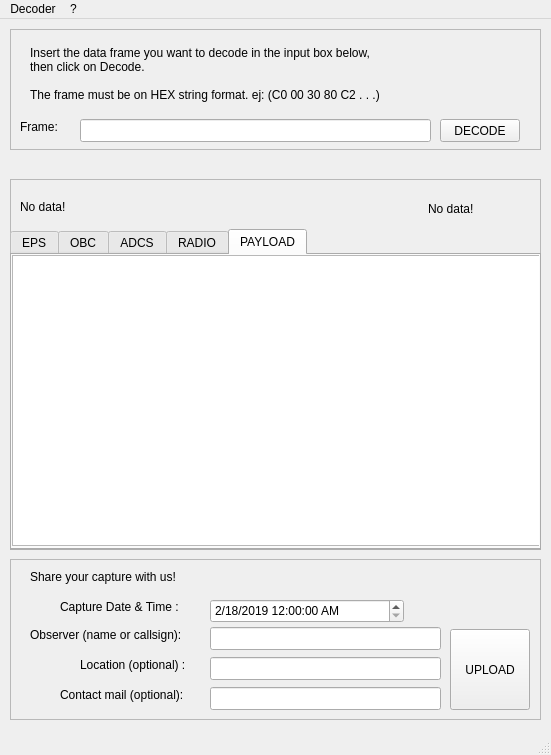
<?xml version="1.0" encoding="UTF-8"?>
<ui version="4.0">
 <class>MainWindow</class>
 <widget class="QMainWindow" name="MainWindow">
  <property name="geometry">
   <rect>
    <x>0</x>
    <y>0</y>
    <width>551</width>
    <height>755</height>
   </rect>
  </property>
  <property name="windowTitle">
   <string>AztechSat-1 telemetry decoder</string>
  </property>
  <widget class="QWidget" name="centralwidget">
   <widget class="QFrame" name="frame">
    <property name="geometry">
     <rect>
      <x>10</x>
      <y>10</y>
      <width>531</width>
      <height>121</height>
     </rect>
    </property>
    <property name="frameShape">
     <enum>QFrame::StyledPanel</enum>
    </property>
    <property name="frameShadow">
     <enum>QFrame::Raised</enum>
    </property>
    <widget class="QLabel" name="label">
     <property name="geometry">
      <rect>
       <x>10</x>
       <y>90</y>
       <width>51</width>
       <height>16</height>
      </rect>
     </property>
     <property name="text">
      <string>Frame:</string>
     </property>
    </widget>
    <widget class="QLineEdit" name="txtFrame">
     <property name="geometry">
      <rect>
       <x>70</x>
       <y>90</y>
       <width>351</width>
       <height>23</height>
      </rect>
     </property>
    </widget>
    <widget class="QPushButton" name="btnDecode">
     <property name="geometry">
      <rect>
       <x>430</x>
       <y>90</y>
       <width>80</width>
       <height>23</height>
      </rect>
     </property>
     <property name="text">
      <string>DECODE</string>
     </property>
    </widget>
    <widget class="QLabel" name="label_2">
     <property name="geometry">
      <rect>
       <x>20</x>
       <y>10</y>
       <width>461</width>
       <height>71</height>
      </rect>
     </property>
     <property name="text">
      <string>&lt;html&gt;&lt;head/&gt;&lt;body&gt;&lt;p&gt;Insert the data frame you want to decode in the input box below, &lt;br&gt;then click on Decode.&lt;br&gt;&lt;br&gt;The frame must be on HEX string format. ej: (C0 00 30 80 C2 . . .)&lt;/p&gt;&lt;/body&gt;&lt;/html&gt;</string>
     </property>
    </widget>
   </widget>
   <widget class="QFrame" name="frame_2">
    <property name="geometry">
     <rect>
      <x>10</x>
      <y>160</y>
      <width>531</width>
      <height>371</height>
     </rect>
    </property>
    <property name="frameShape">
     <enum>QFrame::StyledPanel</enum>
    </property>
    <property name="frameShadow">
     <enum>QFrame::Raised</enum>
    </property>
    <widget class="QTabWidget" name="tabeps">
     <property name="geometry">
      <rect>
       <x>0</x>
       <y>50</y>
       <width>531</width>
       <height>321</height>
      </rect>
     </property>
     <property name="currentIndex">
      <number>4</number>
     </property>
     <widget class="QWidget" name="tabEPS">
      <attribute name="title">
       <string>EPS</string>
      </attribute>
      <widget class="QTableView" name="tableEPS">
       <property name="geometry">
        <rect>
         <x>0</x>
         <y>0</y>
         <width>531</width>
         <height>291</height>
        </rect>
       </property>
      </widget>
     </widget>
     <widget class="QWidget" name="tabOBC">
      <attribute name="title">
       <string>OBC</string>
      </attribute>
      <widget class="QTableView" name="tableOBC">
       <property name="geometry">
        <rect>
         <x>0</x>
         <y>0</y>
         <width>531</width>
         <height>291</height>
        </rect>
       </property>
      </widget>
     </widget>
     <widget class="QWidget" name="tabADCS">
      <attribute name="title">
       <string>ADCS</string>
      </attribute>
      <widget class="QTableView" name="tableADCS">
       <property name="geometry">
        <rect>
         <x>0</x>
         <y>0</y>
         <width>531</width>
         <height>291</height>
        </rect>
       </property>
      </widget>
     </widget>
     <widget class="QWidget" name="tabRADIO">
      <attribute name="title">
       <string>RADIO</string>
      </attribute>
      <widget class="QTableView" name="tableRADIO">
       <property name="geometry">
        <rect>
         <x>0</x>
         <y>0</y>
         <width>531</width>
         <height>291</height>
        </rect>
       </property>
      </widget>
     </widget>
     <widget class="QWidget" name="tabPAYLOAD">
      <attribute name="title">
       <string>PAYLOAD</string>
      </attribute>
      <widget class="QTableView" name="tablePAYLOAD">
       <property name="geometry">
        <rect>
         <x>0</x>
         <y>0</y>
         <width>531</width>
         <height>291</height>
        </rect>
       </property>
      </widget>
     </widget>
    </widget>
    <widget class="QLabel" name="lblStatus">
     <property name="geometry">
      <rect>
       <x>10</x>
       <y>20</y>
       <width>141</width>
       <height>16</height>
      </rect>
     </property>
     <property name="text">
      <string>No data!</string>
     </property>
    </widget>
    <widget class="QLabel" name="lblFrameNumber">
     <property name="geometry">
      <rect>
       <x>418</x>
       <y>20</y>
       <width>91</width>
       <height>20</height>
      </rect>
     </property>
     <property name="text">
      <string>No data!</string>
     </property>
    </widget>
   </widget>
   <widget class="QFrame" name="frmMetadata">
    <property name="geometry">
     <rect>
      <x>10</x>
      <y>540</y>
      <width>531</width>
      <height>161</height>
     </rect>
    </property>
    <property name="frameShape">
     <enum>QFrame::StyledPanel</enum>
    </property>
    <property name="frameShadow">
     <enum>QFrame::Raised</enum>
    </property>
    <widget class="QLabel" name="lblName">
     <property name="geometry">
      <rect>
       <x>20</x>
       <y>68</y>
       <width>181</width>
       <height>16</height>
      </rect>
     </property>
     <property name="text">
      <string>Observer (name or callsign):</string>
     </property>
    </widget>
    <widget class="QLineEdit" name="txtObserver">
     <property name="geometry">
      <rect>
       <x>200</x>
       <y>68</y>
       <width>231</width>
       <height>23</height>
      </rect>
     </property>
    </widget>
    <widget class="QPushButton" name="btnSend">
     <property name="geometry">
      <rect>
       <x>440</x>
       <y>70</y>
       <width>80</width>
       <height>81</height>
      </rect>
     </property>
     <property name="text">
      <string>UPLOAD</string>
     </property>
    </widget>
    <widget class="QLabel" name="label_4">
     <property name="geometry">
      <rect>
       <x>20</x>
       <y>10</y>
       <width>461</width>
       <height>16</height>
      </rect>
     </property>
     <property name="text">
      <string>Share your capture with us!</string>
     </property>
    </widget>
    <widget class="QLineEdit" name="txtLocation">
     <property name="geometry">
      <rect>
       <x>200</x>
       <y>98</y>
       <width>231</width>
       <height>23</height>
      </rect>
     </property>
    </widget>
    <widget class="QLabel" name="lblName_2">
     <property name="geometry">
      <rect>
       <x>70</x>
       <y>98</y>
       <width>131</width>
       <height>16</height>
      </rect>
     </property>
     <property name="text">
      <string>Location (optional) :</string>
     </property>
    </widget>
    <widget class="QLineEdit" name="txtContactMail">
     <property name="geometry">
      <rect>
       <x>200</x>
       <y>128</y>
       <width>231</width>
       <height>23</height>
      </rect>
     </property>
    </widget>
    <widget class="QLabel" name="lblName_3">
     <property name="geometry">
      <rect>
       <x>50</x>
       <y>128</y>
       <width>151</width>
       <height>16</height>
      </rect>
     </property>
     <property name="text">
      <string>Contact mail (optional):</string>
     </property>
    </widget>
    <widget class="QDateTimeEdit" name="txtDateTime">
     <property name="geometry">
      <rect>
       <x>200</x>
       <y>40</y>
       <width>194</width>
       <height>24</height>
      </rect>
     </property>
     <property name="minimumDate">
      <date>
       <year>2019</year>
       <month>2</month>
       <day>18</day>
      </date>
     </property>
     <property name="displayFormat">
      <string>M/d/yyyy h:mm:ss AP</string>
     </property>
     <property name="timeSpec">
      <enum>Qt::LocalTime</enum>
     </property>
    </widget>
    <widget class="QLabel" name="lblName_4">
     <property name="geometry">
      <rect>
       <x>50</x>
       <y>40</y>
       <width>141</width>
       <height>16</height>
      </rect>
     </property>
     <property name="text">
      <string>Capture Date &amp; Time :</string>
     </property>
    </widget>
   </widget>
  </widget>
  <widget class="QMenuBar" name="menubar">
   <property name="geometry">
    <rect>
     <x>0</x>
     <y>0</y>
     <width>551</width>
     <height>20</height>
    </rect>
   </property>
   <widget class="QMenu" name="menuDecoder">
    <property name="title">
     <string>Decoder</string>
    </property>
    <addaction name="actionOpen_bin_file"/>
    <addaction name="actionOPen_HEX_string_file"/>
    <addaction name="separator"/>
    <addaction name="actionExit"/>
   </widget>
   <widget class="QMenu" name="menu">
    <property name="title">
     <string>?</string>
    </property>
    <addaction name="actionAbout"/>
   </widget>
   <addaction name="menuDecoder"/>
   <addaction name="menu"/>
  </widget>
  <widget class="QStatusBar" name="statusbar"/>
  <action name="actionOpen_bin_file">
   <property name="text">
    <string>Open bin file ...</string>
   </property>
  </action>
  <action name="actionOPen_HEX_string_file">
   <property name="text">
    <string>Open HEX string file ...</string>
   </property>
  </action>
  <action name="actionExit">
   <property name="text">
    <string>Exit</string>
   </property>
  </action>
  <action name="actionAbout">
   <property name="text">
    <string>About</string>
   </property>
  </action>
 </widget>
 <resources/>
 <connections/>
</ui>
